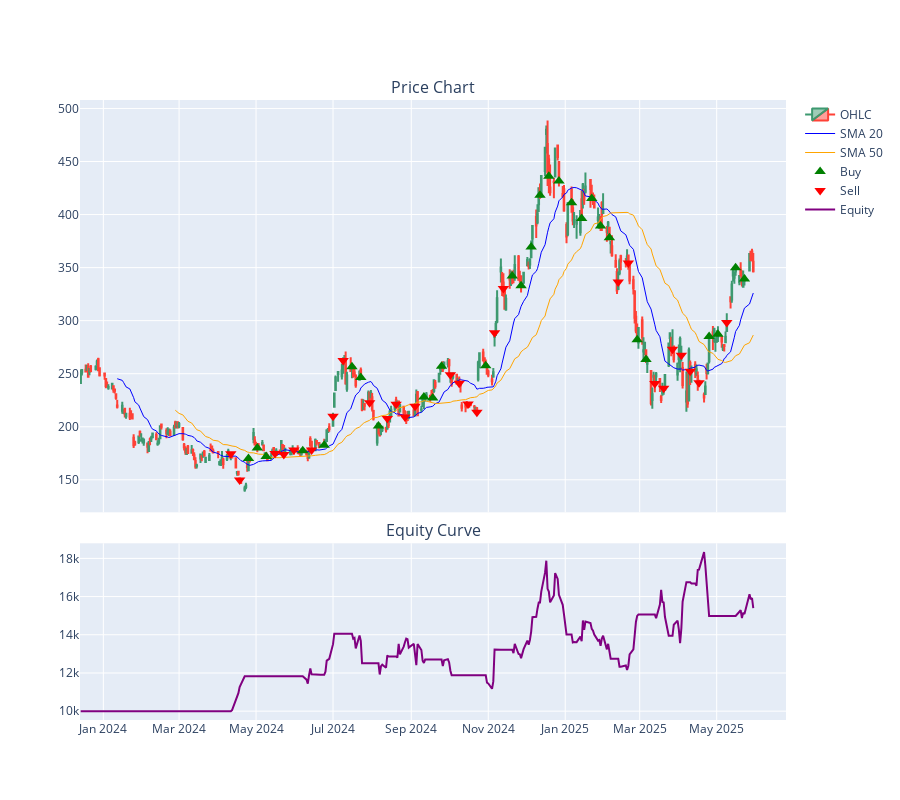

Here is the notebook cell this chart was saved with:
### Code cell
import os
import numpy as np
import pandas as pd
import plotly.graph_objects as go
from plotly.subplots import make_subplots
from tensorflow.keras.models import load_model
from tensorflow.keras.preprocessing.image import load_img, img_to_array
from tensorflow.keras.applications.resnet import preprocess_input
from backtesting import Backtest, Strategy
import warnings
warnings.filterwarnings('ignore')

# === CONFIGURATION ===
class Config:
    IMG_SIZE = (224, 224)
    SEQ_LEN = 5
    MODEL_PATH = "models/end2end_model_20250530_203710.keras"
    DATA_PATH = "tesla_ohlcv_365jours.csv"
    SEQUENCES_DIR = "dataset_auto/sequences"
    DAYS_PER_IMAGE = 20
    STRIDE = 5
    INITIAL_CASH = 10000
    COMMISSION = 0.002
    SLIPPAGE = 0.001
    STOP_LOSS = 0.10
    TAKE_PROFIT = 0.20

# === FONCTION POUR GÉNÉRER LES SIGNAUX ===
def generate_signals(df):
    """Génère les signaux à partir du modèle de deep learning"""
    print("🔮 Chargement du modèle et génération des signaux...")
    
    try:
        model = load_model(Config.MODEL_PATH)
        df['Signal'] = -1  # Initialisation des signaux
        
        for trend_dir in ['uptrend', 'downtrend']:
            dir_path = os.path.join(Config.SEQUENCES_DIR, trend_dir)
            if not os.path.exists(dir_path):
                continue
                
            for seq_folder in sorted(os.listdir(dir_path), key=lambda x: int(x.split('_')[1])):
                seq_path = os.path.join(dir_path, seq_folder)
                if not os.path.isdir(seq_path):
                    continue
                
                # Chargement des images
                sequence = []
                valid_sequence = True
                for i in range(Config.SEQ_LEN):
                    img_path = os.path.join(seq_path, f'img_{i}.png')
                    if not os.path.exists(img_path):
                        valid_sequence = False
                        break
                        
                    try:
                        img = load_img(img_path, target_size=Config.IMG_SIZE)
                        img = img_to_array(img)
                        img = preprocess_input(img)
                        sequence.append(img)
                    except Exception as e:
                        print(f"Erreur traitement image {img_path}: {str(e)}")
                        valid_sequence = False
                        break
                
                if valid_sequence and len(sequence) == Config.SEQ_LEN:
                    # Prédiction du modèle
                    seq_array = np.expand_dims(np.array(sequence), axis=0)
                    try:
                        prediction = model.predict(seq_array, verbose=0)
                        signal = np.argmax(prediction)
                        
                        # Correspondance avec les données financières
                        seq_idx = int(seq_folder.split('_')[1])
                        candle_idx = seq_idx * Config.STRIDE + (Config.SEQ_LEN - 1) * Config.DAYS_PER_IMAGE
                        if candle_idx < len(df):
                            df.iloc[candle_idx, df.columns.get_loc('Signal')] = signal
                    except Exception as e:
                        print(f"Erreur prédiction modèle: {str(e)}")
    
    except Exception as e:
        print(f"Erreur critique dans generate_signals: {str(e)}")
        raise
    
    return df

# === INDICATEURS TECHNIQUES ===
def SMA(arr, n):
    return pd.Series(arr).rolling(n).mean().values

# === STRATÉGIE AMÉLIORÉE ===
class MLStrategy(Strategy):
    stop_loss_pct = Config.STOP_LOSS
    take_profit_pct = Config.TAKE_PROFIT
    
    def init(self):
        close_prices = np.array(self.data.Close)
        self.sma20 = self.I(SMA, close_prices, 20, name='SMA20')
        self.sma50 = self.I(SMA, close_prices, 50, name='SMA50')
        self.signal = np.array(self.data.Signal)
        self._equity_history = []
    
    def next(self):
        current_idx = len(self.data.Close) - 1
        
        # Conditions de trading avec filtres SMA
        long_cond = (self.signal[current_idx] == 0) and (self.sma20[current_idx] > self.sma50[current_idx])
        short_cond = (self.signal[current_idx] == 1) and (self.sma20[current_idx] < self.sma50[current_idx])
        
        if not self.position:
            price = self.data.Close[-1]
            if long_cond:
                self.buy(sl=price*(1-self.stop_loss_pct), tp=price*(1+self.take_profit_pct))
            elif short_cond:
                self.sell(sl=price*(1+self.stop_loss_pct), tp=price*(1-self.take_profit_pct))
        else:
            # Fermeture de position si signal contraire
            if self.position.is_long and self.signal[current_idx] == 1:
                self.position.close()
            elif self.position.is_short and self.signal[current_idx] == 0:
                self.position.close()
        
        self._equity_history.append(self.equity)

# === AFFICHAGE DES RÉSULTATS ===
def display_backtest_results(results):
    metrics = {
        'Return [%]': f"{results['Return [%]']:.2f}%",
        'Annual Return [%]': f"{results['Return (Ann.) [%]']:.2f}%",
        'Sharpe Ratio': f"{results['Sharpe Ratio']:.2f}" if not np.isnan(results['Sharpe Ratio']) else 'NaN',
        'Max Drawdown [%]': f"{results['Max. Drawdown [%]']:.2f}%",
        'Win Rate [%]': f"{results['Win Rate [%]']:.2f}%" if not np.isnan(results['Win Rate [%]']) else 'NaN',
        'Profit Factor': f"{results['Profit Factor']:.2f}" if not np.isnan(results['Profit Factor']) else 'NaN',
        'Trades': results['# Trades']
    }
    
    print("\n📊 === PERFORMANCE SUMMARY ===")
    for metric, value in metrics.items():
        print(f"{metric}: {value}")

# === VISUALISATION DES GRAPHIQUES ===
def plot_trading_results(df, equity_curve):
    fig = make_subplots(rows=2, cols=1, shared_xaxes=True,
                       vertical_spacing=0.05,
                       row_heights=[0.7, 0.3],
                       subplot_titles=("Price Chart", "Equity Curve"))
    
    # Price Chart
    fig.add_trace(go.Candlestick(x=df.index, open=df['Open'], high=df['High'],
                                low=df['Low'], close=df['Close'], name='OHLC'),
                 row=1, col=1)
    
    fig.add_trace(go.Scatter(x=df.index, y=df['SMA20'], name='SMA 20',
                            line=dict(color='blue', width=1)),
                 row=1, col=1)
    
    fig.add_trace(go.Scatter(x=df.index, y=df['SMA50'], name='SMA 50',
                            line=dict(color='orange', width=1)),
                 row=1, col=1)
    
    # Signals
    buy_signals = df[df['Signal'] == 0]
    sell_signals = df[df['Signal'] == 1]
    
    fig.add_trace(go.Scatter(x=buy_signals.index, y=buy_signals['Close'],
                            mode='markers', name='Buy',
                            marker=dict(color='green', size=10, symbol='triangle-up')),
                 row=1, col=1)
    
    fig.add_trace(go.Scatter(x=sell_signals.index, y=sell_signals['Close'],
                            mode='markers', name='Sell',
                            marker=dict(color='red', size=10, symbol='triangle-down')),
                 row=1, col=1)
    
    # Equity Curve
    fig.add_trace(go.Scatter(x=equity_curve.index, y=equity_curve['Equity'],
                            name='Equity', line=dict(color='purple', width=2)),
                 row=2, col=1)
    
    fig.update_layout(height=800, showlegend=True,
                    xaxis_rangeslider_visible=False,
                    hovermode='x unified')
    fig.show()

# === BACKTEST COMPLET ===
def run_backtest():
    try:
        # 1. Chargement des données
        print("📊 Chargement des données...")
        df = pd.read_csv(Config.DATA_PATH, parse_dates=['datetime'])
        
        # Nettoyage des données
        df.rename(columns={
            'datetime': 'Date',
            'open': 'Open', 
            'high': 'High',
            'low': 'Low', 
            'close': 'Close', 
            'volume': 'Volume'
        }, inplace=True)
        
        df.sort_values('Date', inplace=True)
        df.set_index('Date', inplace=True)
        
        # 2. Génération des signaux
        df = generate_signals(df)
        
        # 3. Calcul des indicateurs
        df['SMA20'] = SMA(df['Close'], 20)
        df['SMA50'] = SMA(df['Close'], 50)
        
        # 4. Backtesting
        print("\n🧪 Lancement du backtest...")
        bt = Backtest(df, MLStrategy,
                     cash=Config.INITIAL_CASH,
                     commission=Config.COMMISSION)
        
        results = bt.run()
        
        # 5. Affichage des résultats
        display_backtest_results(results)
        
        # 6. Visualisation
        equity_curve = pd.DataFrame({'Equity': results['_equity_curve']['Equity']})
        plot_trading_results(df, equity_curve)
        
    except Exception as e:
        print(f"\n❌ ERREUR: {str(e)}")
        print("Vérifiez les chemins des fichiers et le format des données")

if __name__ == '__main__':
    run_backtest()

### Figure 1 — Plotly figure (JSON) as saved in the notebook; plotly's stock layout.template omitted (floating-point values rounded to 4 significant figures; data arrays with more than 128 entries replaced by an {"elided": "..."} marker saying what was removed)
{"data": [{"close": {"elided": "365 float values"}, "high": {"elided": "365 float values"}, "low": {"elided": "365 float values"}, "name": "OHLC", "open": {"elided": "365 float values"}, "type": "candlestick", "x": {"elided": "365 str values"}, "xaxis": "x", "yaxis": "y"}, {"line": {"color": "blue", "width": 1}, "name": "SMA 20", "type": "scatter", "x": {"elided": "365 str values"}, "xaxis": "x", "y": {"elided": "365 float values"}, "yaxis": "y"}, {"line": {"color": "orange", "width": 1}, "name": "SMA 50", "type": "scatter", "x": {"elided": "365 str values"}, "xaxis": "x", "y": {"elided": "365 float values"}, "yaxis": "y"}, {"marker": {"color": "green", "size": 10, "symbol": "triangle-up"}, "mode": "markers", "name": "Buy", "type": "scatter", "x": ["2024-04-25T00:00:00.000000000", "2024-05-02T00:00:00.000000000", "2024-05-09T00:00:00.000000000", "2024-06-07T00:00:00.000000000", "2024-06-24T00:00:00.000000000", "2024-07-16T00:00:00.000000000", "2024-07-23T00:00:00.000000000", "2024-08-06T00:00:00.000000000", "2024-09-11T00:00:00.000000000", "2024-09-18T00:00:00.000000000", "2024-09-25T00:00:00.000000000", "2024-10-30T00:00:00.000000000", "2024-11-20T00:00:00.000000000", "2024-11-27T00:00:00.000000000", "2024-12-05T00:00:00.000000000", "2024-12-12T00:00:00.000000000", "2024-12-19T00:00:00.000000000", "2024-12-27T00:00:00.000000000", "2025-01-06T00:00:00.000000000", "2025-01-14T00:00:00.000000000", "2025-01-22T00:00:00.000000000", "2025-01-29T00:00:00.000000000", "2025-02-05T00:00:00.000000000", "2025-02-27T00:00:00.000000000", "2025-03-06T00:00:00.000000000", "2025-04-25T00:00:00.000000000", "2025-05-02T00:00:00.000000000", "2025-05-16T00:00:00.000000000", "2025-05-23T00:00:00.000000000"], "xaxis": "x", "y": [170.2, 180.0, 172.0, 177.5, 182.6, 256.6, 246.4, 200.6, 228.1, 227.2, 257.0, 257.5, 342.0, 332.9, 369.5, 418.1, 436.2, 431.7, 411.0, 396.4, 415.1, 389.1, 378.2, 282.0, 263.5, 285.0, 287.2, 350.0, 339.3], "yaxis": "y"}, {"marker": {"color": "red", "size": 10, "symbol": "triangle-down"}, "mode": "markers", "name": "Sell", "type": "scatter", "x": ["2024-04-11T00:00:00.000000000", "2024-04-18T00:00:00.000000000", "2024-05-16T00:00:00.000000000", "2024-05-23T00:00:00.000000000", "2024-05-31T00:00:00.000000000", "2024-06-14T00:00:00.000000000", "2024-07-01T00:00:00.000000000", "2024-07-09T00:00:00.000000000", "2024-07-30T00:00:00.000000000", "2024-08-13T00:00:00.000000000", "2024-08-20T00:00:00.000000000", "2024-08-27T00:00:00.000000000", "2024-09-04T00:00:00.000000000", "2024-10-02T00:00:00.000000000", "2024-10-09T00:00:00.000000000", "2024-10-16T00:00:00.000000000", "2024-10-23T00:00:00.000000000", "2024-11-06T00:00:00.000000000", "2024-11-13T00:00:00.000000000", "2025-02-12T00:00:00.000000000", "2025-02-20T00:00:00.000000000", "2025-03-13T00:00:00.000000000", "2025-03-20T00:00:00.000000000", "2025-03-27T00:00:00.000000000", "2025-04-03T00:00:00.000000000", "2025-04-10T00:00:00.000000000", "2025-04-17T00:00:00.000000000", "2025-05-09T00:00:00.000000000"], "xaxis": "x", "y": [174.6, 149.9, 174.8, 173.7, 178.1, 178.0, 209.9, 262.3, 222.6, 207.8, 221.1, 209.2, 219.4, 249.0, 241.1, 221.3, 213.6, 288.5, 330.2, 336.5, 354.4, 240.7, 236.3, 273.1, 267.3, 252.4, 241.4, 298.3], "yaxis": "y"}, {"line": {"color": "purple", "width": 2}, "name": "Equity", "type": "scatter", "x": {"elided": "365 str values"}, "xaxis": "x2", "y": {"elided": "365 float values"}, "yaxis": "y2"}], "layout": {"annotations": [{"font": {"size": 16}, "showarrow": false, "text": "Price Chart", "x": 0.5, "xanchor": "center", "xref": "paper", "y": 1.0, "yanchor": "bottom", "yref": "paper"}, {"font": {"size": 16}, "showarrow": false, "text": "Equity Curve", "x": 0.5, "xanchor": "center", "xref": "paper", "y": 0.285, "yanchor": "bottom", "yref": "paper"}], "height": 800, "hovermode": "x unified", "showlegend": true, "xaxis": {"anchor": "y", "domain": [0, 1], "matches": "x2", "rangeslider": {"visible": false}, "showticklabels": false}, "xaxis2": {"anchor": "y2", "domain": [0, 1]}, "yaxis": {"anchor": "x", "domain": [0.335, 1.0]}, "yaxis2": {"anchor": "x2", "domain": [0, 0.285]}}}
